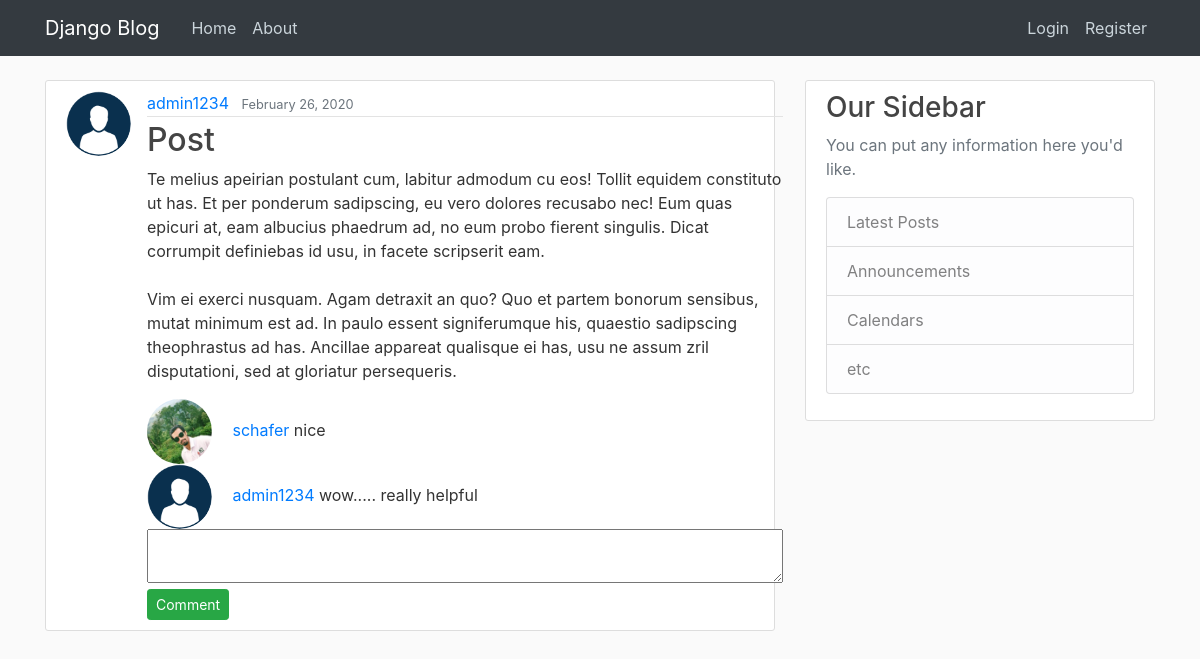
The page / on the database its author committed.
### blog/models.py (models this page shows, shortened)
class Post(models.Model):
    author = models.ForeignKey(User, on_delete=models.CASCADE, related_name="posts_author")
    title = models.CharField(max_length=100)
    content = models.TextField()
    date_posted = models.DateTimeField(default=timezone.now)

class Comment(models.Model):
    post        = models.ForeignKey(Post, on_delete=models.CASCADE, related_name="comments")
    author      = models.ForeignKey(User, on_delete=models.CASCADE, related_name='comment_author')
    content     = models.TextField()
    active      = models.BooleanField(default=True)
    updated_at  = models.DateTimeField(auto_now=True)
    created_at  = models.DateTimeField(auto_now_add=True)

### users/models.py (models this page shows, shortened)
class Profile(models.Model):
    user = models.OneToOneField(User, on_delete=models.CASCADE)
    image = models.ImageField(default='default.png', upload_to='profile_photos')

### blog/views.py (the view, shortened to what this page needs)
# urls.py: path('', v.post_list, name='home'),
def post_list(request):
    posts = Post.objects.all().order_by('-date_posted')
    form = CommentForm(request.POST or None)
    paginator = Paginator(posts, 10)
    context = {
        'posts': posts,
        'form': form,
    }
    return render(request, 'blog/home.html', context=context)

### blog/forms.py
class CommentForm(forms.ModelForm):
    content = forms.CharField(label='', widget=forms.Textarea(attrs={'rows': 2, 'cols': 60}))
    class Meta:
        model = Comment
        fields = ('content',)

### blog/templates/blog/home.html (shortened to what this page needs)
{% extends 'blog/base.html' %} {% block content %}
  {% for post in posts %}
    <article class="media content-section">
    <img class="rounded-circle article-img" src="{{ post.author.profile.image.url }}">
    <div class="media-body">
      <div class="article-metadata">
        <a class="mr-2" href="{% url 'blog:user-posts' post.author.username %}">{{ post.author }}</a>
        <small class="text-muted">{{ post.date_posted | date:"F d, Y" }}</small>
      </div>
      <h2><a class="article-title" href="{% url 'blog:post-detail' post.id %}">{{ post.title }}</a></h2>
      <p class="article-content">{{ post.content }}</p>
        {% for comment in post.comments.all %}
            <div class="info">
                <img class="rounded-circle article-img" src="{{ comment.author.profile.image.url }}" width="30px">
                <a class="blue" href=""><span class="wall">{{ comment.author.username }} </span></a> {{ comment.content }}</div>
        {% endfor %}
        <form action="{% url 'blog:home' %}" method="POST">
            {{ form }}
            <button class="btn btn-sm btn-success" type="submit">Comment</button>
        </form>
    </div>
  </article>
  {% endfor %}
{% endblock content %}

### static/blog/main.css (style rules this page uses)
body { background: #fafafa; color: #333333; margin-top: 5rem; }
h1, h2, h3, h4, h5, h6 { color: #444444; }
.content-section { background: #ffffff; padding: 10px 20px; border: 1px solid #dddddd; border-radius: 3px; margin-bottom: 20px; }
.article-title { color: #444444; }
.article-content { white-space: pre-line; }
.article-img { height: 65px; width: 65px; margin-right: 16px; }
.article-metadata { padding-bottom: 1px; margin-bottom: 4px; border-bottom: 1px solid #e3e3e3 }

### rows shown on the page
Post: author.profile.image (placeholder picture), author "admin1234", date_posted "February 26, 2020", title "Post", content "Te melius apeirian postulant cum, labitur admodum cu eos! Tollit equidem constituto ut has. Et per ponderum sadipscing, eu vero dolores recusabo nec! Eum quas epicuri at, eam albucius phaedrum ad, no eum probo fierent singulis. Dicat corrumpit definiebas id usu, in facete scripserit eam. Vim ei exerci nusquam. Agam detraxit an quo? Quo et partem bonorum sensibus, mutat minimum est ad. In paulo essent signiferumque his, quaestio sadipscing theophrastus ad has. Ancillae appareat qualisque ei has, usu ne assum zril disputationi, sed at gloriatur persequeris."
Comment: author.profile.image (picture), author.username "schafer", content "nice"
Comment: author.profile.image (placeholder picture), author.username "admin1234", content "wow..... really helpful"
